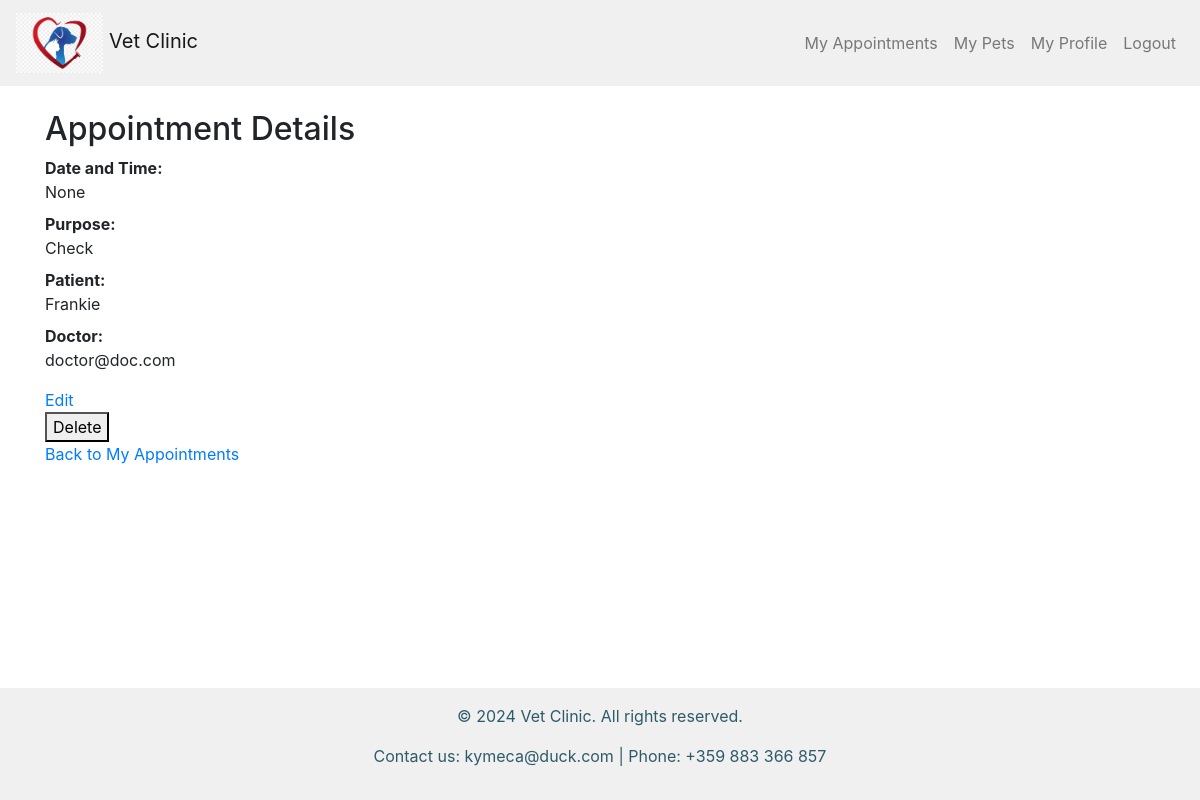
The page /appointments/1/details/ (signed in) on the database its author committed.
### vet_clinic/appointments/models.py (models this page shows, shortened)
class Appointment(models.Model):
    MAX_LENGTH_PURPOSE = 255
    date_time = models.DateTimeField()
    purpose = models.CharField(
        max_length=MAX_LENGTH_PURPOSE,
        blank=True,
    )
    patient = models.ForeignKey(
        PetPatient,
        on_delete=models.CASCADE,
    )
    doctor = models.ForeignKey(
        UserModel,
        on_delete=models.CASCADE,
        blank=True,
        null=True,
    )
    created_by = models.ForeignKey(
        UserModel,
        on_delete=models.CASCADE,
        related_name='created_by',
    )
    is_accepted = models.BooleanField()

### vet_clinic/pet_patients/models.py (models this page shows)
class PetPatient(models.Model):
    MAX_LENGTH_PATIENT_NAME = 50
    MAX_LENGTH_SPECIES_NAME = 25
    MAX_LENGTH_BREED_NAME = 100
    DOG = 'Dog'
    CAT = 'Cat'
    BIRD = 'Bird'
    RABBIT = 'Rabbit'
    HAMSTER = 'Hamster'
    FISH = 'Fish'
    TURTLE = 'Turtle'
    GUINEA_PIG = 'Guinea Pig'
    SNAKE = 'Snake'
    HORSE = 'Horse'
    OTHER = 'Other'
    SPECIES_CHOICES = [
        (DOG, 'Dog'),
        (CAT, 'Cat'),
        (BIRD, 'Bird'),
        (RABBIT, 'Rabbit'),
        (HAMSTER, 'Hamster'),
        (FISH, 'Fish'),
        (TURTLE, 'Turtle'),
        (GUINEA_PIG, 'Guinea Pig'),
        (SNAKE, 'Snake'),
        (HORSE, 'Horse'),
        (OTHER, 'Other'),
    ]
    name = models.CharField(
        max_length=MAX_LENGTH_PATIENT_NAME,
    )
    species = models.CharField(
        max_length=MAX_LENGTH_SPECIES_NAME,
        choices=SPECIES_CHOICES,
    )
    breed = models.CharField(
        max_length=MAX_LENGTH_BREED_NAME,
        null=True,
        blank=True,
    )
    date_of_birth = models.DateField()
    weight = models.FloatField(
        validators=[validate_positive_weight],
    )
    gender = models.CharField(
        max_length=1,
        choices=[
            ('M', 'Male'),
            ('F', 'Female'),
        ],
    )
    color = models.CharField(
        max_length=50,
        null=True,
        blank=True,
    )
    notes = models.TextField(
        blank=True,
    )
    is_active = models.BooleanField(
        default=True,
    )
    user = models.ForeignKey(
        UserModel,
        on_delete=models.CASCADE,
        related_name='pets',
    )
    doctor = models.ForeignKey(
        UserModel,
        on_delete=models.SET_NULL,
        null=True,
        blank=True,
    )
    def __str__(self):
        return self.name

### vet_clinic/accounts/models.py (models this page shows, shortened)
class VetClinicUser(auth_models.AbstractBaseUser, auth_models.PermissionsMixin):
    email = models.EmailField(
        _("email address"),
        unique=True,
        error_messages={
            "unique": _("A user with that email already exists."),
        },
    )
    date_joined = models.DateTimeField(_("date joined"), default=timezone.now)
    is_staff = models.BooleanField(
        _("staff status"),
        default=False,
        help_text=_("Designates whether the user can log into this admin site."),
    )
    is_active = models.BooleanField(
        _("active"),
        default=True,
        help_text=_(
            "Designates whether this user should be treated as active. "
            "Unselect this instead of deleting accounts."
        ),
    )
    is_doctor = models.BooleanField(
        _("doctor status"),
        default=False,
    )
    USERNAME_FIELD = "email"
    objects = VetClinicUserManager()

### vet_clinic/appointments/views.py (the view)
# urls.py: path('<int:pk>/details/', AppointmentDetailView.as_view(), name='details_appointment'),
class AppointmentDetailView(auth_mixins.LoginRequiredMixin, views.DetailView):
    model = Appointment
    template_name = 'appointments/detail_appointment.html'
    def get_queryset(self):
        return super().get_queryset().filter(created_by=self.request.user)
    def get_context_data(self, **kwargs):
        context = super().get_context_data(**kwargs)
        appointment = self.get_object()
        context['appointment'] = appointment
        return context

### templates/appointments/detail_appointment.html (shortened to what this page needs)
{% extends 'base.html' %}
{% block main_content %}
  <h2>Appointment Details</h2>
  <dl>
    <dt>Date and Time:</dt>
    <dd>{{ appointment.date_time }}</dd>
    <dt>Purpose:</dt>
    <dd>{{ appointment.purpose }}</dd>
    <dt>Patient:</dt>
    <dd>{{ appointment.patient }}</dd>
    <dt>Doctor:</dt>
    <dd>{{ appointment.doctor }}</dd>
  </dl>
  <a href="{% url 'edit_appointment' pk=appointment.pk %}">Edit</a>
  <form method="post" action="{% url 'delete_appointment' pk=appointment.pk %}">
    <button type="submit" onclick="return confirm('Are you sure you want to delete this appointment?')">Delete</button>
  </form>
  <a href="{% url 'user_appointment_list' pk=user.pk %}">Back to My Appointments</a>
{% endblock %}

### rows shown on the page
Appointment: date_time "None", purpose "Check", patient "Frankie", doctor "doctor@doc.com"
